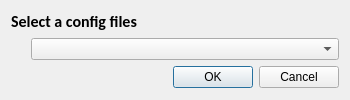
<?xml version="1.0" encoding="UTF-8"?>
<ui version="4.0">
 <class>ConfigDialog</class>
 <widget class="QDialog" name="ConfigDialog">
  <property name="geometry">
   <rect>
    <x>0</x>
    <y>0</y>
    <width>350</width>
    <height>100</height>
   </rect>
  </property>
  <property name="sizePolicy">
   <sizepolicy hsizetype="Fixed" vsizetype="Fixed">
    <horstretch>0</horstretch>
    <verstretch>0</verstretch>
   </sizepolicy>
  </property>
  <property name="focusPolicy">
   <enum>Qt::StrongFocus</enum>
  </property>
  <property name="windowTitle">
   <string>Load Config</string>
  </property>
  <property name="modal">
   <bool>true</bool>
  </property>
  <layout class="QVBoxLayout" name="verticalLayout_2">
   <item>
    <layout class="QVBoxLayout" name="verticalLayout">
     <item>
      <widget class="QLabel" name="label">
       <property name="sizePolicy">
        <sizepolicy hsizetype="Fixed" vsizetype="Fixed">
         <horstretch>0</horstretch>
         <verstretch>0</verstretch>
        </sizepolicy>
       </property>
       <property name="font">
        <font>
         <family>Calibri</family>
         <pointsize>12</pointsize>
         <weight>75</weight>
         <bold>true</bold>
        </font>
       </property>
       <property name="text">
        <string>Select a config files</string>
       </property>
      </widget>
     </item>
     <item>
      <layout class="QHBoxLayout" name="horizontalLayout">
       <item>
        <spacer name="horizontalSpacer">
         <property name="orientation">
          <enum>Qt::Horizontal</enum>
         </property>
         <property name="sizeType">
          <enum>QSizePolicy::Fixed</enum>
         </property>
         <property name="sizeHint" stdset="0">
          <size>
           <width>20</width>
           <height>20</height>
          </size>
         </property>
        </spacer>
       </item>
       <item>
        <widget class="QComboBox" name="comboBox">
         <property name="sizePolicy">
          <sizepolicy hsizetype="Expanding" vsizetype="Fixed">
           <horstretch>0</horstretch>
           <verstretch>0</verstretch>
          </sizepolicy>
         </property>
        </widget>
       </item>
      </layout>
     </item>
    </layout>
   </item>
   <item>
    <widget class="QDialogButtonBox" name="buttonBox">
     <property name="orientation">
      <enum>Qt::Horizontal</enum>
     </property>
     <property name="standardButtons">
      <set>QDialogButtonBox::Cancel|QDialogButtonBox::Ok</set>
     </property>
    </widget>
   </item>
  </layout>
 </widget>
 <resources/>
 <connections>
  <connection>
   <sender>buttonBox</sender>
   <signal>accepted()</signal>
   <receiver>ConfigDialog</receiver>
   <slot>accept()</slot>
   <hints>
    <hint type="sourcelabel">
     <x>248</x>
     <y>254</y>
    </hint>
    <hint type="destinationlabel">
     <x>157</x>
     <y>274</y>
    </hint>
   </hints>
  </connection>
  <connection>
   <sender>buttonBox</sender>
   <signal>rejected()</signal>
   <receiver>ConfigDialog</receiver>
   <slot>reject()</slot>
   <hints>
    <hint type="sourcelabel">
     <x>316</x>
     <y>260</y>
    </hint>
    <hint type="destinationlabel">
     <x>286</x>
     <y>274</y>
    </hint>
   </hints>
  </connection>
 </connections>
</ui>
